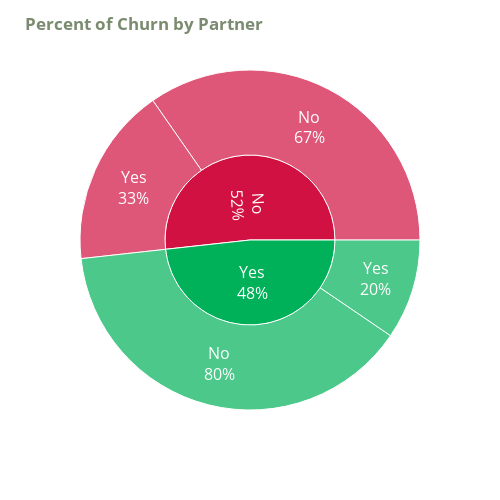

This figure's notebook cell:
### Markdown cell above
Below, we can see that there is no significant difference in the tendency of churning between people who has Partner and doesn't have Partner.

So we can say, Partner isn't heavily influencing the churning decision.

### Code cell
plot_sunburst('Partner')

### Figure 1 — Plotly figure (JSON) as saved in the notebook; plotly's stock layout.template omitted (floating-point values rounded to 4 significant figures)
{"data": [{"branchvalues": "total", "domain": {"x": [0, 1], "y": [0, 1]}, "hovertemplate": "labels=%{label}<br>count=%{value}<br>parent=%{parent}<br>id=%{id}<extra></extra>", "ids": ["No/No", "Yes/No", "No/Yes", "Yes/Yes", "No", "Yes"], "labels": ["No", "No", "Yes", "Yes", "No", "Yes"], "name": "", "parents": ["No", "Yes", "No", "Yes", "", ""], "textfont": {"size": 16}, "textinfo": "label+percent parent", "type": "sunburst", "values": [2439, 2724, 1200, 669, 3639, 3393]}], "layout": {"height": 500, "legend": {"tracegroupgap": 0}, "margin": {"t": 60}, "sunburstcolorway": ["#d11141", "#00b159", "#00aedb", "#f37735", "#ffc425"], "title": {"text": "<b style=\"color:#7b8b6f;\">Percent of Churn by Partner</b>"}, "width": 500}}
